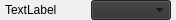
<?xml version="1.0" encoding="UTF-8"?>
<ui version="4.0">
 <class>WidgetSelection</class>
 <widget class="QWidget" name="WidgetSelection">
  <property name="geometry">
   <rect>
    <x>0</x>
    <y>0</y>
    <width>176</width>
    <height>20</height>
   </rect>
  </property>
  <property name="sizePolicy">
   <sizepolicy hsizetype="Preferred" vsizetype="Preferred">
    <horstretch>0</horstretch>
    <verstretch>0</verstretch>
   </sizepolicy>
  </property>
  <property name="minimumSize">
   <size>
    <width>0</width>
    <height>20</height>
   </size>
  </property>
  <property name="maximumSize">
   <size>
    <width>16777215</width>
    <height>50</height>
   </size>
  </property>
  <property name="windowTitle">
   <string>Form</string>
  </property>
  <property name="styleSheet">
   <string notr="true">QComboBox{
background-color: rgb(48, 48, 48);
}
</string>
  </property>
  <layout class="QHBoxLayout" name="horizontalLayout">
   <property name="spacing">
    <number>5</number>
   </property>
   <property name="leftMargin">
    <number>5</number>
   </property>
   <property name="topMargin">
    <number>0</number>
   </property>
   <property name="rightMargin">
    <number>5</number>
   </property>
   <property name="bottomMargin">
    <number>0</number>
   </property>
   <item>
    <widget class="QLabel" name="label">
     <property name="text">
      <string>TextLabel</string>
     </property>
    </widget>
   </item>
   <item>
    <widget class="QComboBox" name="comboBox">
     <property name="sizePolicy">
      <sizepolicy hsizetype="Preferred" vsizetype="Preferred">
       <horstretch>0</horstretch>
       <verstretch>0</verstretch>
      </sizepolicy>
     </property>
    </widget>
   </item>
  </layout>
 </widget>
 <resources/>
 <connections/>
</ui>
